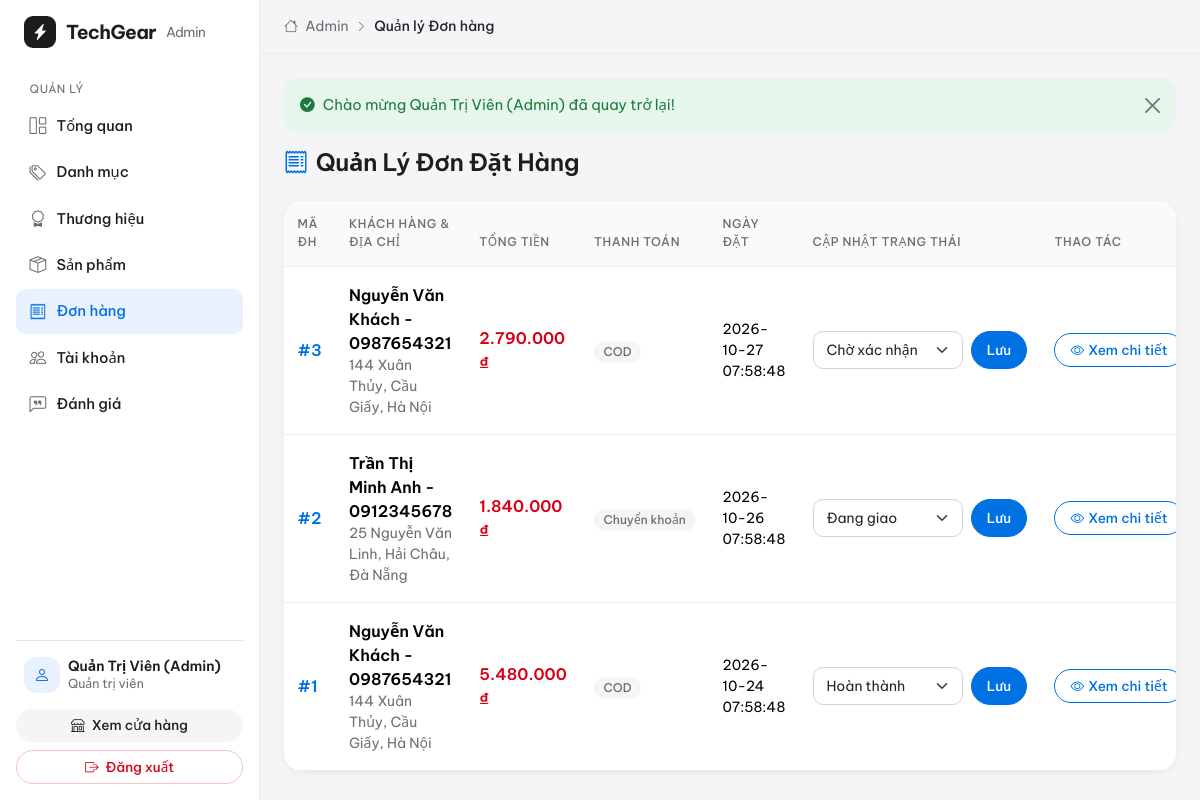
The app's page /admin/orders.php (signed in) with its own data.
### tables this page shows
CREATE TABLE `orders` (
  `id` INT AUTO_INCREMENT PRIMARY KEY,
  `user_id` INT DEFAULT NULL,
  `receiver_name` VARCHAR(100) NOT NULL,
  `receiver_phone` VARCHAR(20) NOT NULL,
  `receiver_address` VARCHAR(255) NOT NULL,
  `note` TEXT DEFAULT NULL,
  `total_amount` DECIMAL(12,0) NOT NULL,
  `payment_method` VARCHAR(50) DEFAULT 'COD',
  `status` ENUM('pending', 'confirmed', 'shipping', 'completed', 'cancelled') DEFAULT 'pending',
  `created_at` TIMESTAMP DEFAULT CURRENT_TIMESTAMP,
  FOREIGN KEY (`user_id`) REFERENCES `users`(`id`) ON DELETE SET NULL
);

### config/db.php (called while the page is built, shortened)
<?php
function format_price($amount) {
    return number_format((float)$amount, 0, ',', '.') . ' ₫';
}
?>

### admin/orders.php (the view, shortened to what this page needs)
<?php
require_once __DIR__ . '/../config/db.php';
$orders = $pdo->query("SELECT * FROM orders ORDER BY id DESC")->fetchAll();
require_once __DIR__ . '/includes/header.php';
?>
<h4 class="fw-bold mb-4"><i class="bi bi-receipt text-primary me-2"></i>Quản Lý Đơn Đặt Hàng</h4>
<div class="card border-0 shadow-sm rounded-4 overflow-hidden">
    <div class="table-responsive">
        <table class="table align-middle mb-0">
            <thead class="table-light">
                <tr>
                    <th>Mã ĐH</th>
                    <th>Khách hàng & Địa chỉ</th>
                    <th>Tổng tiền</th>
                    <th>Thanh toán</th>
                    <th>Ngày đặt</th>
                    <th>Cập nhật trạng thái</th>
                    <th>Thao tác</th>
                </tr>
            </thead>
            <tbody>
                <?php if (empty($orders)): ?>
                    <tr>
                        <td colspan="7" class="text-center py-4 text-muted">Chưa có đơn đặt hàng nào trong hệ thống.</td>
                    </tr>
                <?php else: ?>
                    <?php foreach ($orders as $o): ?>
                        <tr>
                            <td class="fw-bold">
                                <a href="order_detail.php?id=<?= $o['id'] ?>" class="text-decoration-none fw-bold">#<?= $o['id'] ?></a>
                            </td>
                            <td>
                                <div class="fw-bold"><?= htmlspecialchars($o['receiver_name']) ?> - <?= htmlspecialchars($o['receiver_phone']) ?></div>
                                <div class="small text-muted"><?= htmlspecialchars($o['receiver_address']) ?></div>
                            </td>
                            <td class="fw-bold text-danger"><?= format_price($o['total_amount']) ?></td>
                            <td><span class="badge bg-light text-dark border"><?= htmlspecialchars($o['payment_method']) ?></span></td>
                            <td class="small"><?= $o['created_at'] ?></td>
                            <td>
                                <form method="POST" class="d-flex gap-2">
                                    <select name="status" class="form-select form-select-sm" style="width: 150px;">
                                        <option value="pending" <?= $o['status'] === 'pending' ? 'selected' : '' ?>>Chờ xác nhận</option>
                                        <option value="shipping" <?= $o['status'] === 'shipping' ? 'selected' : '' ?>>Đang giao</option>
                                        <option value="completed" <?= $o['status'] === 'completed' ? 'selected' : '' ?>>Hoàn thành</option>
                                    </select>
                                    <button type="submit" name="update_status" class="btn btn-sm btn-primary">Lưu</button>
                                </form>
                            </td>
                            <td>
                                <a href="order_detail.php?id=<?= $o['id'] ?>" class="btn btn-sm btn-outline-primary text-nowrap">
                                    <i class="bi bi-eye me-1"></i>Xem chi tiết
                                </a>
                            </td>
                        </tr>
                    <?php endforeach; ?>
                <?php endif; ?>
            </tbody>
        </table>
    </div>
</div>
<?php require_once __DIR__ . '/includes/footer.php'; ?>

### assets/css/style.css (style rules this page uses)
:root { --tg-bg: #f5f5f7; --tg-surface: #ffffff; --tg-text: #1d1d1f; --tg-muted: #6e6e73; --tg-accent: #0071e3; --tg-accent-hover: #0077ed; --tg-orange: #bf4800; --tg-border: #d2d2d7; --tg-border-soft: #ececf0; --tg-radius: 18px; --tg-shadow: 0 2px 12px rgba(0, 0, 0, 0.04), 0 1px 2px rgba(0, 0, 0, 0.03); --tg-shadow-hover: 0 18px 40px rgba(0, 0, 0, 0.10); }
body { background: var(--tg-bg); color: var(--tg-text); font-family: 'Be Vietnam Pro', 'Segoe UI', system-ui, -apple-system, sans-serif; -webkit-font-smoothing: antialiased; letter-spacing: 0; }
h1, h2, h3, h4, h5, h6 { color: var(--tg-text); font-weight: 700; letter-spacing: -0.01em; }
.fw-bold { font-weight: 600 !important; }
.text-muted, .text-secondary { color: var(--tg-muted) !important; }
.text-primary { color: var(--tg-accent) !important; }
.text-danger { color: #d70015 !important; }
a { color: var(--tg-accent); }
.btn { border-radius: 999px; font-weight: 500; padding: 0.55rem 1.3rem; transition: all 0.2s ease; }
.btn-sm { padding: 0.35rem 0.95rem; font-size: 0.85rem; }
.btn-primary { background: var(--tg-accent); border-color: var(--tg-accent); }
.btn-outline-primary { color: var(--tg-accent); border-color: var(--tg-accent); }
.card { border: none !important; border-radius: var(--tg-radius) !important; box-shadow: var(--tg-shadow) !important; background: var(--tg-surface); }
.rounded-4 { border-radius: var(--tg-radius) !important; }
.shadow-sm { box-shadow: var(--tg-shadow) !important; }
.badge { font-weight: 500; border-radius: 999px; padding: 0.4em 0.8em; border: none !important; }
.badge.bg-light { background: var(--tg-bg) !important; color: var(--tg-muted) !important; }
.form-control, .form-select { border-radius: 12px; border: 1px solid var(--tg-border); padding: 0.65rem 1rem; font-size: 0.95rem; }
.form-control-sm, .form-select-sm { border-radius: 10px; padding: 0.45rem 0.8rem; font-size: 0.875rem; }
.table { --bs-table-bg: transparent; margin-bottom: 0; }
.table thead th, .table-light th { background: #fafafa !important; color: var(--tg-muted); font-weight: 500; font-size: 0.75rem; text-transform: uppercase; letter-spacing: 0.05em; border-bottom: 1px solid var(--tg-border-soft) !important; padding: 0.9rem 0.85rem; }
.table td { border-color: var(--tg-border-soft); padding: 1rem 0.85rem; }
:root { --ease-apple: cubic-bezier(0.28, 0.11, 0.32, 1); --tg-link-dark: #2997ff; }
html { scroll-behavior: smooth; }

### records on screen
orders: id "3", receiver_name "Nguyễn Văn Khách", receiver_phone "0987654321", receiver_address "144 Xuân Thủy, Cầu Giấy, Hà Nội", total_amount "2.790.000 ₫", payment_method "COD", created_at "2026-10-27 07:58:48", status "Chờ xác nhận"
orders: id "2", receiver_name "Trần Thị Minh Anh", receiver_phone "0912345678", receiver_address "25 Nguyễn Văn Linh, Hải Châu, Đà Nẵng", total_amount "1.840.000 ₫", payment_method "Chuyển khoản", created_at "2026-10-26 07:58:48", status "Đang giao"
orders: id "1", receiver_name "Nguyễn Văn Khách", receiver_phone "0987654321", receiver_address "144 Xuân Thủy, Cầu Giấy, Hà Nội", total_amount "5.480.000 ₫", payment_method "COD", created_at "2026-10-24 07:58:48", status "Hoàn thành"

### other values on screen
$item[2] "Tổng quan"
$item[2] "Danh mục"
$item[2] "Thương hiệu"
$item[2] "Sản phẩm"
$item[2] "Đơn hàng"
$item[2] "Tài khoản"
$item[2] "Đánh giá"
$_SESSION['user']['fullname'] "Quản Trị Viên (Admin)"
$page_title "Quản lý Đơn hàng"
$_SESSION['flash_success'] "Chào mừng Quản Trị Viên (Admin) đã quay trở lại!"
